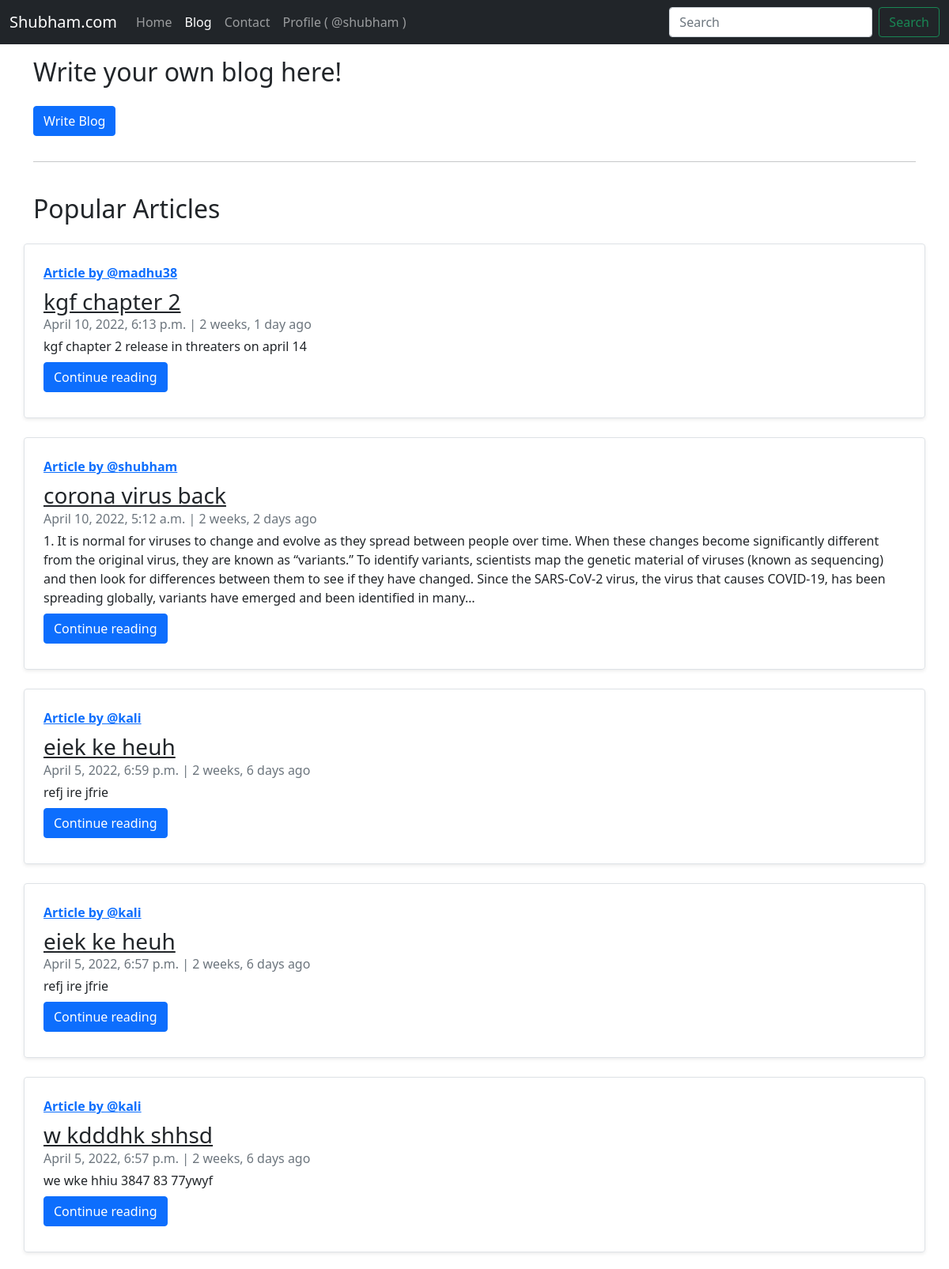
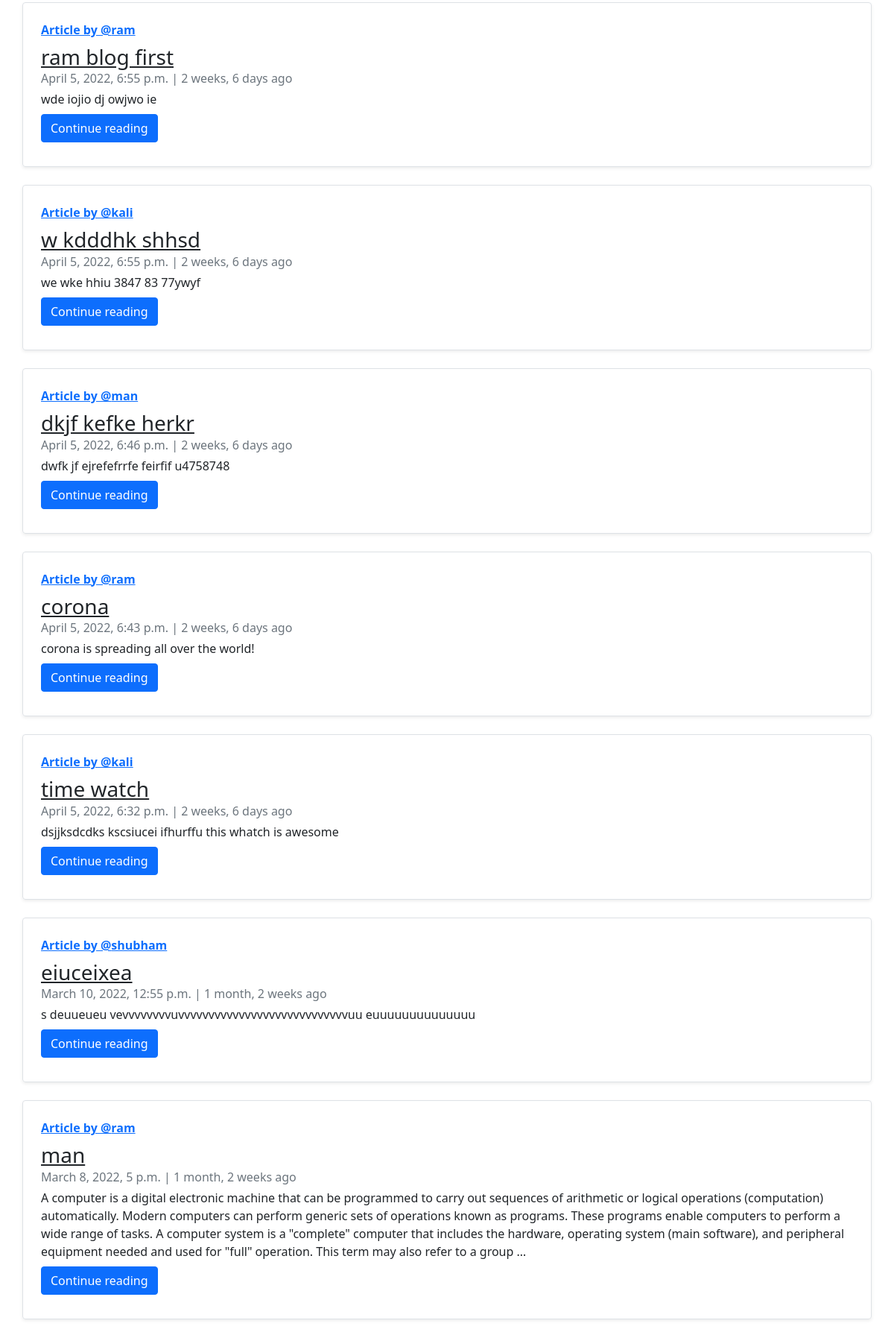
Page /blog/ (signed in, upper part) on the committed database (2 pictures, top to bottom).
### blog/models.py (models this page shows, shortened)
class Post(models.Model):
    sno=models.AutoField(primary_key=True)
    title=models.CharField(max_length=255)
    author=models.CharField(max_length=20,default=None)
    slug = AutoSlugField(populate_from='title',unique=True,null=True,default=None)
    timeStamp=models.DateTimeField(default=now)
    content=models.TextField()

### blog/views.py (the view)
# urls.py: path('', views.blogHome, name="bloghome"),
def blogHome(request):
    if request.user.is_authenticated:
        allPosts = Post.objects.all().order_by('-timeStamp')
        context = {'allPosts': allPosts}
        return render(request, "blog/blogHome.html", context)
    else:
        return redirect('/login/')

### templates/blog/blogHome.html (shortened to what this page needs)
{% extends 'base.html' %}
{% load humanize %}
{% block blogActive %}active{% endblock blogActive %}
{% block body %}
{% if user.is_authenticated %}
    <div class="container my-3">
        <h2>Write your own blog here!</h2>
        <a href="writeBlog/"><button type="button" class="btn btn-primary my-3">Write Blog</button></a>
        <hr>
        <br>
        <h2>Popular Articles</h2>
        {% for post in allPosts  %}
            <div class="row no-gutters border rounded overflow-hidden flex-md-row mb-4 shadow-sm h-md-250 my-4 position-relative">
                <div class="col p-4 d-flex flex-column position-static">
                    <strong class="d-inline-block mb-2 text-primary"><a class="text-blue" href="/profile/{{post.author}}/">Article  by @{{post.author}}</a></strong>
                    <h3 class="mb-0"><a class="text-dark" href="{{post.slug}}/">{{post.title}}</a></h3>
                    <div class="mb-1 text-muted">{{post.timeStamp}} | {{post.timeStamp| naturaltime}}</div>
                    <p class="card-text mb-auto">{{post.content| truncatechars:500}}</p>
                    <div class="my-2">
                        <a href="{{post.slug}}/" role="button" class="btn btn-primary">Continue reading</a>
                    </div>
                </div>
            </div>
        {% endfor %}
    </div>
{% endif %}
{% endblock body %}

### templates/base.html (shortened to what this page needs)
<!doctype html>
<html lang="en">
<head>
    <link href="https://cdn.jsdelivr.net/npm/bootstrap@5.1.3/dist/css/bootstrap.min.css" rel="stylesheet"
>
</head>
<body>
    {% if user.is_authenticated %}
    <nav class="navbar navbar-expand-lg navbar-dark bg-dark">
        <div class="container-fluid">
            <a class="navbar-brand" href="/home/">Shubham.com</a>
            <div class="collapse navbar-collapse" id="navbarSupportedContent">
                <ul class="navbar-nav me-auto mb-2 mb-lg-0">
                    <li class="nav-item">
                        <a class="nav-link {% block homeActive %}{% endblock homeActive %}" aria-current="page"
                            href="/home/">Home</a>
                    </li>
                    <li class="nav-item">
                        <a class="nav-link {% block blogActive %}{% endblock blogActive %}" aria-current="page"
                            href="/blog">Blog</a>
                    </li>
                    <li class="nav-item">
                        <a class="nav-link {% block contactActive %}{% endblock contactActive %}" aria-current="page"
                            href="/contact">Contact</a>
                    </li>
                    <li class="nav-item">
                        <a class="nav-link {% block profileActive %}{% endblock profileActive %}" aria-current="page"
                            href="/profile/">Profile ( @{{request.user}} )</a>
                    </li>
                </ul>
                <form class="d-flex" method="get" action="/search">
                    <input class="form-control me-2" type="search" placeholder="Search" aria-label="Search" name="query"
                        id="query">
                    <button class="btn btn-outline-success" type="submit">Search</button>
                </form>
            </div>
        </div>
    </nav>
    {% endif %}
    {% block body %}
    {% endblock body %}
</body>
</html>

### rows in the picture
Post: author "madhu38", title "kgf chapter 2", timeStamp "April 10, 2022, 6:13 p.m.", timeStamp "2 weeks, 1 day ago", content "kgf chapter 2 release in threaters on april 14"
Post: author "shubham", title "corona virus back", timeStamp "April 10, 2022, 5:12 a.m.", timeStamp "2 weeks, 2 days ago", content "1. It is normal for viruses to change and evolve as they spread between people over time. When these changes become significantly different from the original virus, they are known as “variants.” To identify variants, scientists map the genetic material of viruses (known as sequencing) and then look for differences between them to see if they have changed. Since the SARS-CoV-2 virus, the virus that causes COVID-19, has been spreading globally, variants have emerged and been identified in many…"
Post: author "kali", title "eiek ke heuh", timeStamp "April 5, 2022, 6:59 p.m.", timeStamp "2 weeks, 6 days ago", content "refj ire jfrie"
Post: author "kali", title "eiek ke heuh", timeStamp "April 5, 2022, 6:57 p.m.", timeStamp "2 weeks, 6 days ago", content "refj ire jfrie"
Post: author "kali", title "w kdddhk shhsd", timeStamp "April 5, 2022, 6:57 p.m.", timeStamp "2 weeks, 6 days ago", content "we wke hhiu 3847 83 77ywyf"
Post: author "ram", title "ram blog first", timeStamp "April 5, 2022, 6:55 p.m.", timeStamp "2 weeks, 6 days ago", content "wde iojio dj owjwo ie"
Post: author "kali", title "w kdddhk shhsd", timeStamp "April 5, 2022, 6:55 p.m.", timeStamp "2 weeks, 6 days ago", content "we wke hhiu 3847 83 77ywyf"
Post: author "man", title "dkjf kefke herkr", timeStamp "April 5, 2022, 6:46 p.m.", timeStamp "2 weeks, 6 days ago", content "dwfk jf ejrefefrrfe feirfif u4758748"
Post: author "ram", title "corona", timeStamp "April 5, 2022, 6:43 p.m.", timeStamp "2 weeks, 6 days ago", content "corona is spreading all over the world!"
Post: author "kali", title "time watch", timeStamp "April 5, 2022, 6:32 p.m.", timeStamp "2 weeks, 6 days ago", content "dsjjksdcdks kscsiucei ifhurffu this whatch is awesome"
Post: author "shubham", title "eiuceixea", timeStamp "March 10, 2022, 12:55 p.m.", timeStamp "1 month, 2 weeks ago", content "s deuueueu vevvvvvvvvuvvvvvvvvvvvvvvvvvvvvvvvvvvvvuu euuuuuuuuuuuuuu"
Post: author "ram", title "man", timeStamp "March 8, 2022, 5 p.m.", timeStamp "1 month, 2 weeks ago", content "A computer is a digital electronic machine that can be programmed to carry out sequences of arithmetic or logical operations (computation) automatically. Modern computers can perform generic sets of operations known as programs. These programs enable computers to perform a wide range of tasks. A computer system is a \"complete\" computer that includes the hardware, operating system (main software), and peripheral equipment needed and used for \"full\" operation. This term may also refer to a group …"

### other values in the picture
{{ request.user }} "shubham"
